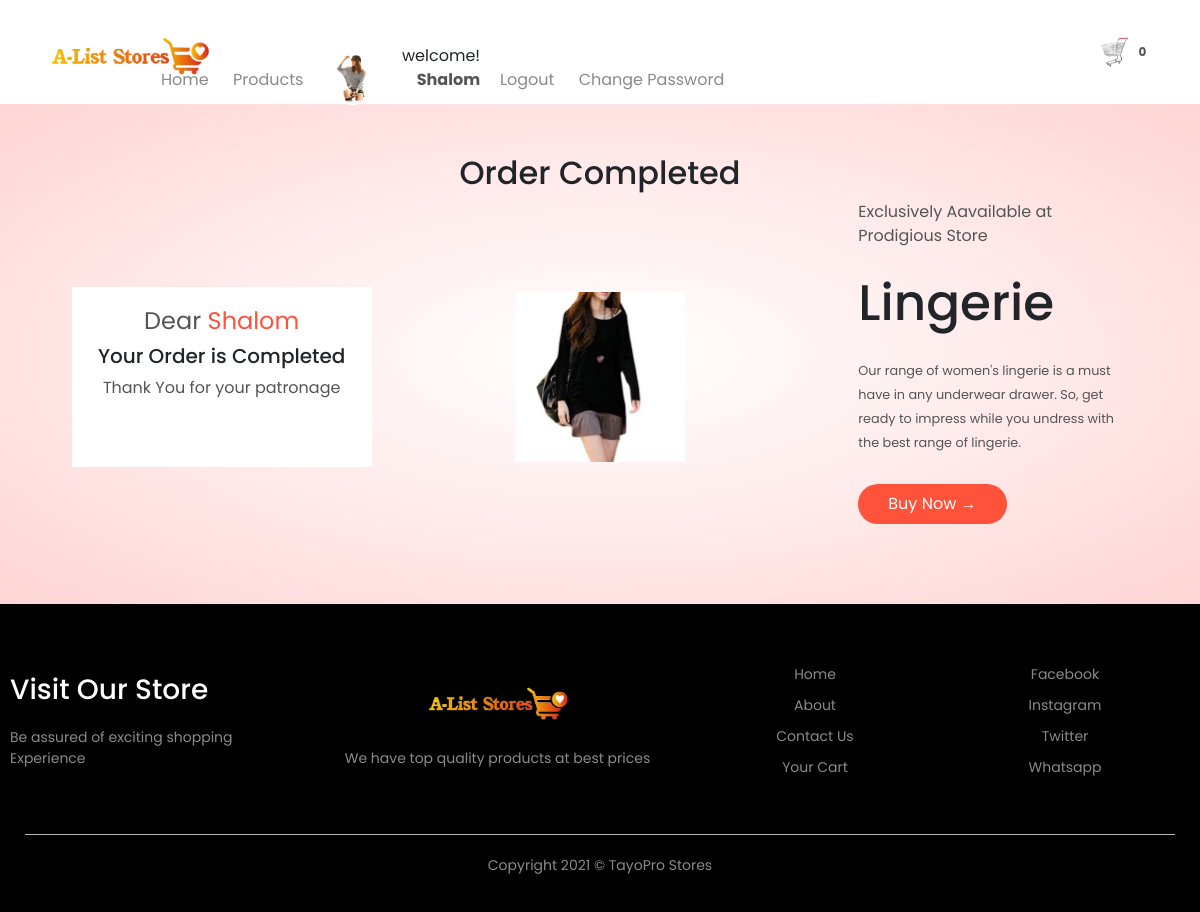
Screenshot of /order/ordercompleted/ (signed in) with the database file from the repository.
### home/models.py (models this page shows, shortened)
class Setting (models.Model):
    STATUS = (
        ('True', 'True'),
        ('False', 'False'),
    )
    title = models.CharField (max_length=100)
    keywords = models.CharField (max_length=255)
    description = models.CharField (max_length=255, null=True)
    company = models.CharField (max_length=50, null=True)
    address = models.CharField (max_length=50, null=True)
    phone = models.CharField (null=True, max_length=15)
    email = models.CharField (blank=True, max_length=50)
    icon = models.ImageField (blank=True, null=True, upload_to = 'images/')
    logo = models.ImageField (blank=True, null=True, upload_to = 'images/')
    cart_icon = models.ImageField (blank=True, null=True, upload_to = 'images/')
    menu_icon = models.ImageField (blank=True, null=True, upload_to = 'images/')
    facebook = models.CharField (blank=True, max_length=50)
    instagram = models.CharField (blank=True, max_length=50)
    twitter = models.CharField (blank=True, max_length=50)
    created_at = models.DateTimeField (auto_now_add=True)
    updated_at = models.DateTimeField (auto_now=True)
    about = RichTextUploadingField (blank=True)
    about2 = RichTextUploadingField (blank=True, default = 'This is Alist Store. The store with the best of the best products to offer.')
    contact = RichTextUploadingField (blank=True)
    status = models.CharField (max_length=10, choices=STATUS)

### users/models.py (models this page shows, shortened)
class UserProfile(models.Model):
    user = models.OneToOneField(User, blank=True, null=True, on_delete=models.CASCADE)
    first_name = models.CharField(blank=True, max_length=20, null=True)
    last_name = models.CharField(blank=True, max_length=20, null=True)
    phone = models.CharField(blank=True, max_length=15)
    address = models.CharField(blank=True, max_length=15)
    city = models.CharField(blank=True, max_length=15)
    state = models.CharField(blank=True, max_length=15)
    country = models.CharField(blank=True, max_length=15)
    zipcode = models.CharField(blank=True, max_length=15)
    image = models.ImageField(blank=True, null=True, upload_to='images/users/', default='defaultpic.jpg')
    def image_tag(self):
        return mark_safe('<img scr="{}" height="50"/>'.format(self.image.url))
    image_tag.short_description = 'Image'
    class Meta:
        db_table = 'userprofile'
        managed = True
        verbose_name = 'UserProfile'
        verbose_name_plural = 'UserProfiles'

### products/models.py (models this page shows, shortened)
class Product(models.Model):
    STATUS =(
        ('True', 'True'),
        ('False', 'False'),
    )
    AVAILABLE =(
        ('In Stock', 'In Stock'),
        ('Out Of Stock', 'Out Of Stock'),
        ('ReStocked', 'ReStocked'),
    )
    category = models.ForeignKey(Category, on_delete=models.DO_NOTHING)
    title = models.CharField(max_length=150, blank=True)
    keywords = models.CharField(max_length=255)
    description = models.CharField(max_length=255)
    image= models.ImageField(blank=True, upload_to='images/')
    price = models.FloatField(null=True, blank=True)
    sizes = models.CharField(max_length=30, null=True, default='Large')
    discount_price= models.FloatField(blank=True, null=True)
    available= models.CharField(choices=AVAILABLE, max_length=15, default='In Stock')
    quantity_instock = models.IntegerField(null=True, blank=True, default=1000)
    minquantity = models.IntegerField(blank=True)
    amount = models.IntegerField(null=True, blank=True)
    status = models.CharField(max_length=10, choices=STATUS)
    slug = models.SlugField(null=False, unique=True)
    created_at = models.DateTimeField(auto_now_add=True)
    updated_at = models.DateTimeField(auto_now=True)
    featured = models.BooleanField(blank=True)
    latest = models.BooleanField(blank=True)
    banner = models.BooleanField(blank=True)
    offer = models.BooleanField(blank=True)
    detail = RichTextUploadingField()
    def image_tag(self):
        return mark_safe('<img src="{}" height="50"/>'.format(self.image.url))
    image_tag.short_description = 'Image'

### order/views.py (the view)
# urls.py: path('ordercompleted/', views.ordercompleted, name='ordercompleted'),
@login_required(login_url='/login')
def ordercompleted(request):
    category = Category.objects.all()
    setting= Setting.objects.get(pk=1)
    banner = Product.objects.get(banner=True)
    offer = Product.objects.get(offer=True)
    profile= UserProfile.objects.get(user__username = request.user.username)
    shopcart= ShopCart.objects.filter(order_placed=False).filter(user__username= request.user.username)
    for item in shopcart:
        item.order_placed= True
        item.save()
        aproduct = Product.objects.get(id=item.product.id)
        aproduct.quantity_instock = item.quantity
        aproduct.save()
    context = {
        'setting': setting,
        'offer': offer,
        'category': category,
        'shopcart': shopcart,
        'profile': profile
    }
    return render (request, 'ordercompleted.html', context)

### home/context_processor.py (called while the page is built)
def cartcount(request):
    cartcount = ShopCart.objects.filter(order_placed=False).filter(user__username=request.user.username)
    total_quantity = 0
    for item in cartcount:
        total_quantity += item.quantity
    context = {'itemcount': total_quantity}
    return context

### order/templates/ordercompleted.html (shortened to what this page needs)
{% extends 'base.html' %}
{% load static %}
{% load humanize %}
{% block header %} {% include "acheader.html" %} {% endblock header %}
{% block content %}
<div class="account-page">
    <div class="container">
        <h2 class="text-center">Order Completed</h2>
        <div class="row">
            <div class="col-2">
                <div class="oform-container">
                    <h4>Dear <span style="color: #ff523b;">{{profile.user.username}} {{profile.user.last_name}}</span></h4>
                    <h5>Your Order is Completed</h5>
                    <p>Thank You for your patronage</p>
                </div>
            </div>
            <div class="col-2">
                <div class="row">
                    <div class="col-2">
                        <img src="{{offer.image.url}}" class="offer-img">
                    </div>
                </div>
            </div>
            <div class="col-2">
                <p>Exclusively Aavailable at Prodigious Store</p>
                <h1>Lingerie </h1>
                <small>
                    Our range of women's lingerie is a must have in any underwear drawer.
                    So, get ready to impress while you undress with the best range of lingerie.
                </small>
                <a href="{% url 'category' %}" class="buttons">Buy Now &#8594;</a>
            </div>
        </div>
    </div>
</div>
{% endblock content %}
{% block footer %}  {% include "footer.html" %} {% endblock footer %}

### users/templates/acheader.html (shortened to what this page needs)
<div class="container">
    <div class="header">
        <div class="logo">
            <a href="{% url 'index' %}"><img src="{{setting.logo.url}}" alt="company logo here"></a>
        </div>
        <div class="navbar">
            <ul id="MenuItems">
                    <li><a href="{% url 'index' %}">Home</a></li>
                    <li><a href="{% url 'category' %}">Products</a></li>
                {% if user.id is not None %}
                    <li><a href="{% url 'user' %}"><img src="{{profile.image.url}}" alt="" style="border-radius: 30px; height:50px"></a></li>
                    <li>
                       welcome!<a href="{% url 'user' %}">
                            {% if request.user.first_name %}
                                <p><strong> {{request.user.first_name}}</strong></p>
                            {% else %}
                                <p><strong>{{request.user.username}}</strong></p>
                            {% endif %}
                       </a>
                    <li><a href="{% url 'logoutfunc' %}">Logout</a></li>
                    <li><a href="">Change Password</a></li>
                {% else %}
                    <li><a href="{% url 'about' %}">About</a></li>
                    <li><a href="{% url 'contact' %}">Contact Us</a></li>
                    <li><a href="{% url 'accountform' %}">Account</a></li>
                {% endif %}
            </ul>
        </div>
        <a href="{% url 'order:shopcart' %}"><img src="{{setting.cart_icon.url}}" alt="shop cart" width="30px" height="30px">
            {% if itemcount > 0 %}
                <span class="badge red z-depth-1 mr-1">{{ itemcount }}</span>
            {% else %}
                <span class="badge red z-depth-1 mr-1">0</span>
            {% endif %}
        </a>
    </div>
</div>

### home/templates/footer.html
 <div class="footer">
    <div class="container">
        <div class="row">
            <div class="footer-col-1">
                <h3>Visit Our Store</h3>
                <p>Be assured of exciting shopping Experience </p>
            </div>
            <div class="footer-col-2">
                <a href="{% url 'index' %}"><img src="{{setting.logo.url}}"></a>
                <p>We have top quality products at best prices</p>
            </div>
            <div class="footer-col-3">
                <ul>
                    <li><a href="{% url 'index' %}">Home</a></li>
                    <li><a href="{% url 'about' %}">About</a></li>
                    <li><a href="{% url 'contact' %}">Contact Us</a></li>
                    <li><a href="{% url 'order:shopcart' %}">Your Cart</a></li>
                </ul>
            </div>
            <div class="footer-col-4">
                <ul>
                    <li><a href="">Facebook</a></li>
                    <li><a href="">Instagram</a></li>
                    <li><a href="">Twitter</a></li>
                    <li><a href="">Whatsapp</a></li>
                </ul>
            </div>
        </div>
        <hr>
        <p class="copyright">Copyright 2021 &copy; TayoPro Stores</p>
    </div>
</div>

### home/static/css/main1.css (style rules this page uses)
* { padding: 0; margin: 0; box-sizing: border-box; }
body { font-family: 'Poppins', sans-serif; }
.container { max-width: 1300px; margin: auto; padding: 0 25px; }
.header { display: flex; align-items: center; padding: 20px; }
.logo { width: 100px; }
.logo img { width: 170px; }
.navbar { flex: 1; text-align: right; }
.navbar li { display: inline-block; margin-right: 20px; }
a { text-decoration: none; color: #555; }
p { color: #555; }
.row { display: flex; align-items: center; flex-wrap: wrap; justify-content: space-around; }
.col-2 { flex-basis: 50%; min-width: 300px; }
.col-2 img { max-width: 100%; padding: 50px 0; }
.col-2 h1 { font-size: 50px; line-height: 60px; margin: 25px 0; }
.buttons { display: inline-block; background: #ff523b; color: white; text-decoration: none; padding: 8px 30px; margin: 30px 0; border-radius: 30px; }
h4 { color: #555; font-weight: normal; }
.col-2 .offer-img { padding: 50px; }
small { color: #555; }
.footer { background: black; color: #8a8a8a; font-size: 14px; padding: 60px 0 20px; }
.footer p { color: #8a8a8a; }
.footer h3 { color: white; margin-bottom: 20px; }
.footer-col-1, .footer-col-2, .footer-col-3, .footer-col-4 { min-width: 250px; margin-bottom: 20px; }
.footer-col-1 { flex-basis: 25%; }
.footer-col-2 { flex: 1; text-align: center; }
.footer-col-2 img { width: 150px; margin-bottom: 20px; }
.footer-col-3, .footer-col-4 { flex-basis: 20%; text-align: center; }
ul { list-style-type: none; }
ul li { margin-bottom: 10px; }
ul a { text-decoration: none; color: #8a8a8a; }
.footer hr { border: none; background: #b5b5b5; height: 1px; margin: 20px 0; }
.copyright { text-align: center; }
.account-page { padding: 50px 0px; background: radial-gradient(#fff, #ffd6d6); }
.oform-container { background: white; width: 300px; height: 180px; position: relative; text-align: center; padding: 20px 0; margin: auto; }

### rows the page displays
Setting: logo (picture), cart_icon (picture)
UserProfile: image (picture), user.username "Shalom"
Product: image (picture)

### other values shown
{{ request.user.username }} "Shalom"
